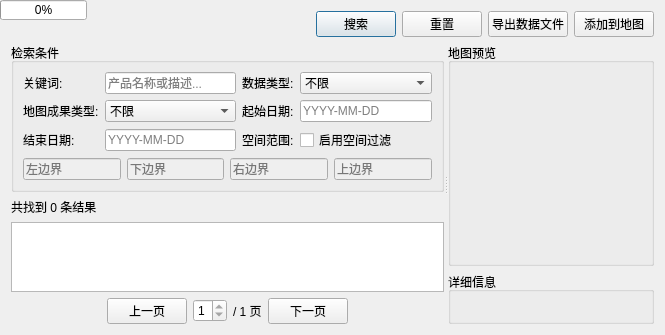
<?xml version="1.0" encoding="UTF-8"?>
<ui version="4.0">
 <class>ProductSearchDialog</class>
 <widget class="QDialog" name="ProductSearchDialog">
  <property name="geometry">
   <rect>
    <x>0</x>
    <y>0</y>
    <width>665</width>
    <height>328</height>
   </rect>
  </property>
  <property name="windowTitle">
   <string>成果检索与预览</string>
  </property>
  <layout class="QGridLayout" name="gridLayout">
   <item row="0" column="0">
    <layout class="QHBoxLayout" name="btnLayout">
     <item>
      <spacer name="btnSpacer">
       <property name="orientation">
        <enum>Qt::Horizontal</enum>
       </property>
       <property name="sizeHint" stdset="0">
        <size>
         <width>40</width>
         <height>20</height>
        </size>
       </property>
      </spacer>
     </item>
     <item>
      <widget class="QPushButton" name="mSearchBtn">
       <property name="text">
        <string>搜索</string>
       </property>
      </widget>
     </item>
     <item>
      <widget class="QPushButton" name="mResetBtn">
       <property name="text">
        <string>重置</string>
       </property>
      </widget>
     </item>

     <item>
      <widget class="QPushButton" name="mExportBtn">
       <property name="toolTip">
        <string>将选中的数据库数据导出为实际文件（栅格→TIF，矢量→Shapefile）</string>
       </property>
       <property name="text">
        <string>导出数据文件</string>
       </property>
      </widget>
     </item>
     <item>
      <widget class="QPushButton" name="mAddToMapBtn">
       <property name="toolTip">
        <string>将选中的成果加载到 QGIS 地图画布</string>
       </property>
       <property name="text">
        <string>添加到地图</string>
       </property>
      </widget>
     </item>
    </layout>
   </item>
   <item row="1" column="0">
    <widget class="QSplitter" name="splitter">
     <property name="orientation">
      <enum>Qt::Horizontal</enum>
     </property>
     <widget class="QWidget" name="resultPanel" native="true">
      <layout class="QVBoxLayout" name="resultLayout">
       <property name="leftMargin">
        <number>0</number>
       </property>
       <property name="topMargin">
        <number>0</number>
       </property>
       <property name="rightMargin">
        <number>0</number>
       </property>
       <property name="bottomMargin">
        <number>0</number>
       </property>
       <item>
        <widget class="QGroupBox" name="searchGroup">
         <property name="title">
          <string>检索条件</string>
         </property>
         <layout class="QGridLayout" name="searchLayout">
          <item row="0" column="0">
           <widget class="QLabel" name="keywordLabel">
            <property name="text">
             <string>关键词:</string>
            </property>
           </widget>
          </item>
          <item row="0" column="1">
           <widget class="QLineEdit" name="mKeywordEdit">
            <property name="placeholderText">
             <string>产品名称或描述...</string>
            </property>
           </widget>
          </item>
          <item row="0" column="2">
           <widget class="QLabel" name="productTypeLabel">
            <property name="text">
             <string>数据类型:</string>
            </property>
           </widget>
          </item>
          <item row="0" column="3">
           <widget class="QComboBox" name="mProductTypeCombo">
            <item>
             <property name="text">
              <string>不限</string>
             </property>
            </item>
            <item>
             <property name="text">
              <string>矢量数据</string>
             </property>
            </item>
            <item>
             <property name="text">
              <string>栅格数据</string>
             </property>
            </item>
            <item>
             <property name="text">
              <string>制图文件</string>
             </property>
            </item>
            <item>
             <property name="text">
              <string>其它类型文件</string>
             </property>
            </item>
           </widget>
          </item>
          <item row="1" column="0">
           <widget class="QLabel" name="productCategoryLabel">
            <property name="text">
             <string>地图成果类型:</string>
            </property>
           </widget>
          </item>
          <item row="1" column="1">
           <widget class="QComboBox" name="mProductCategoryCombo">
            <item>
             <property name="text">
              <string>不限</string>
             </property>
            </item>
            <item>
             <property name="text">
              <string>制图成果-AI</string>
             </property>
            </item>
            <item>
             <property name="text">
              <string>制图成果-PDF</string>
             </property>
            </item>
            <item>
             <property name="text">
              <string>制图成果-其它</string>
             </property>
            </item>
            <item>
             <property name="text">
              <string>制图要素-影像</string>
             </property>
            </item>
            <item>
             <property name="text">
              <string>制图要素-晕渲</string>
             </property>
            </item>
            <item>
             <property name="text">
              <string>制图要素-要素集</string>
             </property>
            </item>
            <item>
             <property name="text">
              <string>制图资料-文档资料</string>
             </property>
            </item>
            <item>
             <property name="text">
              <string>制图资料-表格资料</string>
             </property>
            </item>
            <item>
             <property name="text">
              <string>制图资料-其它</string>
             </property>
            </item>
           </widget>
          </item>
          <item row="1" column="2">
           <widget class="QLabel" name="dateFromLabel">
            <property name="text">
             <string>起始日期:</string>
            </property>
           </widget>
          </item>
          <item row="1" column="3">
           <widget class="QLineEdit" name="mDateFromEdit">
            <property name="placeholderText">
             <string>YYYY-MM-DD</string>
            </property>
           </widget>
          </item>
          <item row="2" column="0">
           <widget class="QLabel" name="dateToLabel">
            <property name="text">
             <string>结束日期:</string>
            </property>
           </widget>
          </item>
          <item row="2" column="1">
           <widget class="QLineEdit" name="mDateToEdit">
            <property name="placeholderText">
             <string>YYYY-MM-DD</string>
            </property>
           </widget>
          </item>
          <item row="2" column="2">
           <widget class="QLabel" name="spatialLabel">
            <property name="text">
             <string>空间范围:</string>
            </property>
           </widget>
          </item>
          <item row="2" column="3">
           <widget class="QCheckBox" name="mSpatialFilterCheck">
            <property name="text">
             <string>启用空间过滤</string>
            </property>
           </widget>
          </item>
          <item row="3" column="0" colspan="4">
           <layout class="QHBoxLayout" name="extentLayout">
            <item>
             <widget class="QLineEdit" name="mMinXEdit">
              <property name="enabled">
               <bool>false</bool>
              </property>
              <property name="text">
               <string/>
              </property>
              <property name="placeholderText">
               <string>左边界</string>
              </property>
             </widget>
            </item>
            <item>
             <widget class="QLineEdit" name="mMinYEdit">
              <property name="enabled">
               <bool>false</bool>
              </property>
              <property name="text">
               <string/>
              </property>
              <property name="placeholderText">
               <string>下边界</string>
              </property>
             </widget>
            </item>
            <item>
             <widget class="QLineEdit" name="mMaxXEdit">
              <property name="enabled">
               <bool>false</bool>
              </property>
              <property name="text">
               <string/>
              </property>
              <property name="placeholderText">
               <string>右边界</string>
              </property>
             </widget>
            </item>
            <item>
             <widget class="QLineEdit" name="mMaxYEdit">
              <property name="enabled">
               <bool>false</bool>
              </property>
              <property name="text">
               <string/>
              </property>
              <property name="placeholderText">
               <string>上边界</string>
              </property>
             </widget>
            </item>
           </layout>
          </item>
         </layout>
        </widget>
       </item>
       <item>
        <widget class="QLabel" name="mResultCountLabel">
         <property name="text">
          <string>共找到 0 条结果</string>
         </property>
        </widget>
       </item>
       <item>
        <widget class="QTableWidget" name="mResultTable">
         <property name="font">
          <font>
           <family>微软雅黑</family>
           <pointsize>9</pointsize>
          </font>
         </property>
         <property name="editTriggers">
          <set>QAbstractItemView::NoEditTriggers</set>
         </property>
         <property name="selectionMode">
          <enum>QAbstractItemView::SingleSelection</enum>
         </property>
         <property name="selectionBehavior">
          <enum>QAbstractItemView::SelectRows</enum>
         </property>
         <attribute name="horizontalHeaderStretchLastSection">
          <bool>true</bool>
         </attribute>
        </widget>
       </item>
       <item>
        <layout class="QHBoxLayout" name="pageLayout">
         <item>
          <spacer name="pageLeftSpacer">
           <property name="orientation">
            <enum>Qt::Horizontal</enum>
           </property>
           <property name="sizeHint" stdset="0">
            <size>
             <width>40</width>
             <height>20</height>
            </size>
           </property>
          </spacer>
         </item>
         <item>
          <widget class="QPushButton" name="mPrevPageBtn">
           <property name="text">
            <string>上一页</string>
           </property>
          </widget>
         </item>
         <item>
          <widget class="QSpinBox" name="mPageSpinBox">
           <property name="minimum">
            <number>1</number>
           </property>
           <property name="maximum">
            <number>1</number>
           </property>
          </widget>
         </item>
         <item>
          <widget class="QLabel" name="mTotalPageLabel">
           <property name="text">
            <string>/ 1 页</string>
           </property>
          </widget>
         </item>
         <item>
          <widget class="QPushButton" name="mNextPageBtn">
           <property name="text">
            <string>下一页</string>
           </property>
          </widget>
         </item>
         <item>
          <spacer name="pageRightSpacer">
           <property name="orientation">
            <enum>Qt::Horizontal</enum>
           </property>
           <property name="sizeHint" stdset="0">
            <size>
             <width>40</width>
             <height>20</height>
            </size>
           </property>
          </spacer>
         </item>
        </layout>
       </item>
      </layout>
     </widget>
     <widget class="QWidget" name="rightPanel" native="true">
      <layout class="QVBoxLayout" name="rightPanelLayout">
       <property name="leftMargin">
        <number>0</number>
       </property>
       <property name="topMargin">
        <number>0</number>
       </property>
       <property name="rightMargin">
        <number>0</number>
       </property>
       <property name="bottomMargin">
        <number>0</number>
       </property>
       <item>
        <widget class="QGroupBox" name="previewGroup">
         <property name="title">
          <string>地图预览</string>
         </property>
         <layout class="QVBoxLayout" name="previewGroupLayout">
          <property name="leftMargin">
           <number>0</number>
          </property>
          <property name="topMargin">
           <number>0</number>
          </property>
          <property name="rightMargin">
           <number>0</number>
          </property>
          <property name="bottomMargin">
           <number>0</number>
          </property>
          <item>
           <widget class="QWidget" name="mMapCanvasPlaceholder" native="true">
            <property name="minimumSize">
             <size>
              <width>200</width>
              <height>200</height>
             </size>
            </property>
           </widget>
          </item>
         </layout>
        </widget>
       </item>
       <item>
        <widget class="QGroupBox" name="detailGroup">
         <property name="title">
          <string>详细信息</string>
         </property>
         <layout class="QVBoxLayout" name="detailGroupLayout">
          <property name="leftMargin">
           <number>0</number>
          </property>
          <property name="topMargin">
           <number>0</number>
          </property>
          <property name="rightMargin">
           <number>0</number>
          </property>
          <property name="bottomMargin">
           <number>0</number>
          </property>
         </layout>
        </widget>
       </item>
      </layout>
     </widget>
    </widget>
   </item>
  </layout>
  <widget class="QProgressBar" name="mExportProgressBar">
   <property name="geometry">
    <rect>
     <x>0</x>
     <y>0</y>
     <width>87</width>
     <height>20</height>
    </rect>
   </property>
   <property name="visible">
    <bool>false</bool>
   </property>
   <property name="maximum">
    <number>100</number>
   </property>
   <property name="value">
    <number>0</number>
   </property>
  </widget>
 </widget>
 <resources/>
 <connections/>
</ui>
